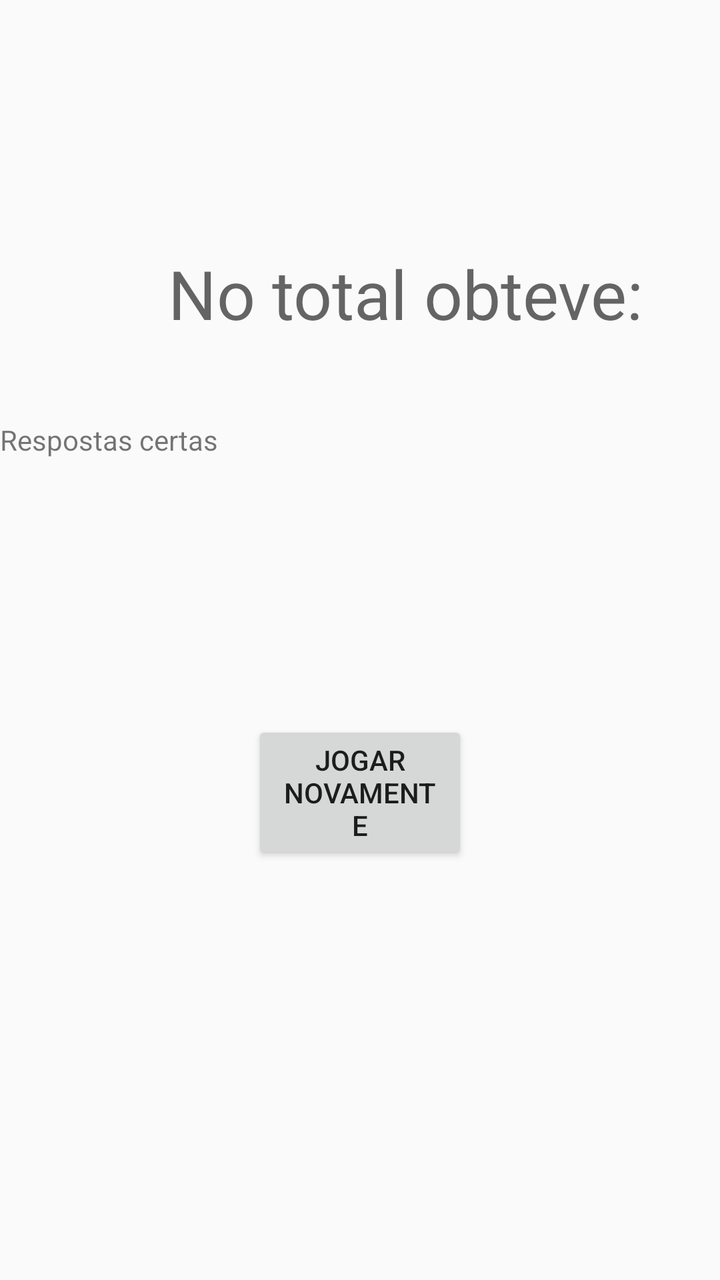
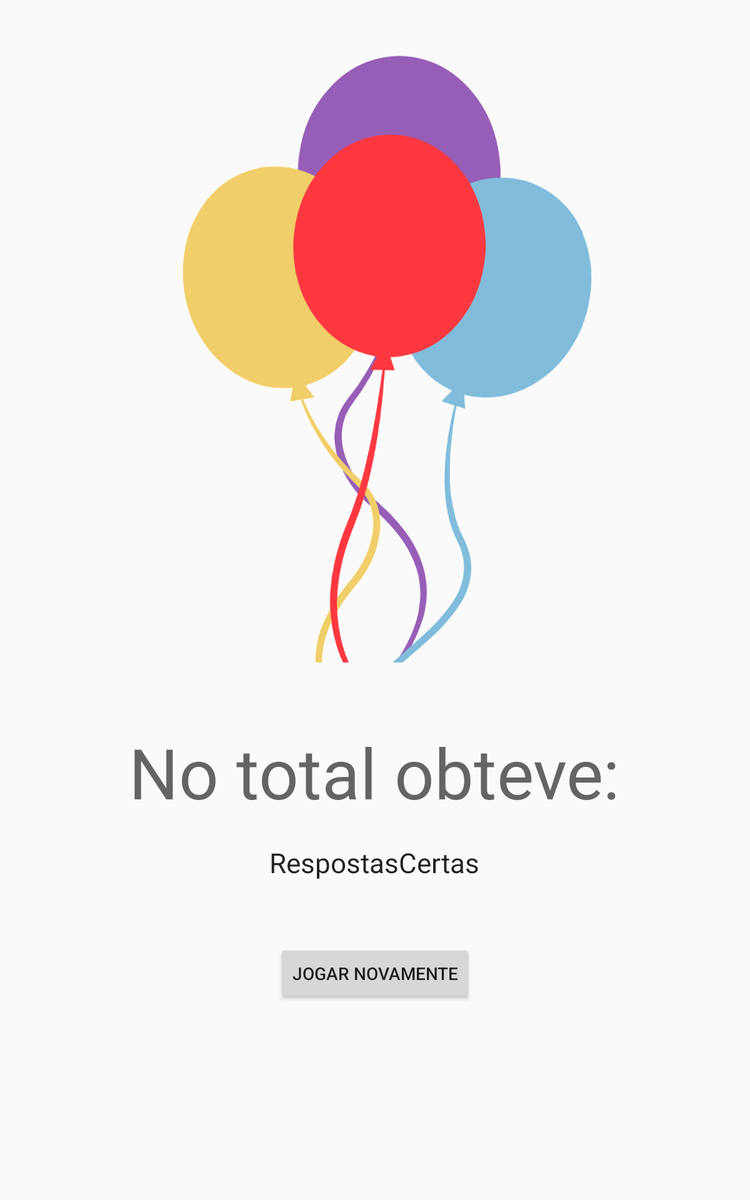

Compare how this app lays out the same screen by default and in its alternative resource folder. The renders come first, then the two layout files and the values they reference.
<!-- AndroidManifest.xml: application theme AppTheme -->
<!-- res/layout/fragment_resultado_word.xml -->
<?xml version="1.0" encoding="utf-8"?>
<FrameLayout xmlns:android="http://schemas.android.com/apk/res/android"
    xmlns:tools="http://schemas.android.com/tools"
    android:layout_width="match_parent"
    android:layout_height="match_parent"
    tools:context=".ResultadoWordFragment">

    <LinearLayout
        android:layout_width="wrap_content"
        android:layout_height="wrap_content"
        android:orientation="vertical">
    <TextView
        android:id="@+id/Result"
        android:layout_width="wrap_content"
        android:layout_height="wrap_content"
        android:layout_marginStart="84dp"
        android:layout_marginTop="124dp"
        android:text="No total obteve:"
        android:textAppearance="@style/TextAppearance.AppCompat.Display1"
         />

    <TextView
        android:id="@+id/textView5"
        android:layout_width="wrap_content"
        android:layout_height="wrap_content"
        android:layout_marginTop="41dp"
        android:layout_marginEnd="151dp"
        android:text="Respostas certas" />

    <Button
        android:id="@+id/jogarNovamente"
        android:layout_width="wrap_content"
        android:layout_height="wrap_content"
        android:layout_marginStart="126dp"
        android:layout_marginTop="131dp"
        android:layout_marginEnd="126dp"
        android:layout_marginBottom="41dp"
        android:text="Jogar Novamente"/>
    </LinearLayout>

</FrameLayout>
<!-- resources referenced by this layout -->
<resources>
  <style name="AppTheme" parent="Theme.AppCompat.DayNight">
          
          <item name="colorPrimary">@color/colorPrimary</item>
          <item name="colorPrimaryDark">@color/cardview_dark_background</item>
          <item name="colorAccent">@color/colorAccent</item>
          <item name="windowActionBar">false</item>
          <item name="windowNoTitle">true</item>
      </style>
  <color name="colorPrimary">#008577</color>
  <color name="colorAccent">#D81B60</color>
</resources>
<!-- res/layout-sw600dp/fragment_resultado_word.xml (the author's variant of the layout above) -->
<!-- drawn on a 7-inch tablet held upright -->
<?xml version="1.0" encoding="utf-8"?>
<FrameLayout xmlns:android="http://schemas.android.com/apk/res/android"
    xmlns:tools="http://schemas.android.com/tools"
    android:layout_width="match_parent"
    android:layout_height="match_parent"
    tools:context=".ResultadoWordFragment">

    <LinearLayout
        android:layout_width="match_parent"
        android:layout_height="match_parent"
        android:layout_gravity="center"
        android:orientation="vertical"
        android:layout_marginTop="20dp">

        <ImageView
            android:layout_width="500dp"
            android:layout_height="500dp"
            android:layout_gravity="center"
            android:layout_marginBottom="50dp"
            android:src="@drawable/congrats"/>

        <TextView
            android:id="@+id/Result"
            android:layout_width="wrap_content"
            android:layout_height="wrap_content"
            android:text="No total obteve:"
            android:layout_gravity="center"
            android:textAppearance="@style/TextAppearance.AppCompat.Display3" />

        <TextView
            android:id="@+id/textView5"
            android:layout_width="wrap_content"
            android:layout_height="wrap_content"
            android:layout_gravity="center"
            android:textAppearance="@style/TextAppearance.AppCompat.Large"
            android:layout_marginTop="20dp"
            android:text="RespostasCertas" />

        <Button
            android:id="@+id/jogarNovamente"
            android:layout_width="wrap_content"
            android:layout_height="wrap_content"
            android:layout_marginTop="50dp"
            android:layout_gravity="center"
            android:text="Jogar novamente"/>

    </LinearLayout>

</FrameLayout>
<!-- resources referenced by the variant -->
<!-- as a 7-inch tablet held upright resolves them -->
<resources>
  <!-- drawable congrats: png bitmap (drawable, 101114 bytes) -->
  <style name="AppTheme" parent="Theme.AppCompat.DayNight">
          
          <item name="colorPrimary">@color/colorPrimary</item>
          <item name="colorPrimaryDark">@color/cardview_dark_background</item>
          <item name="colorAccent">@color/colorAccent</item>
          <item name="windowActionBar">false</item>
          <item name="windowNoTitle">true</item>
      </style>
  <color name="colorPrimary">#008577</color>
  <color name="colorAccent">#D81B60</color>
</resources>
